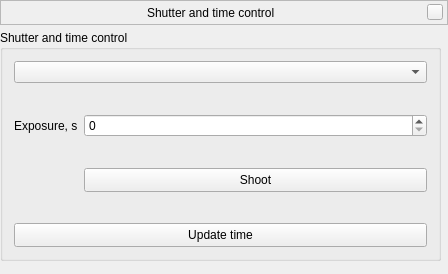
<?xml version="1.0" encoding="UTF-8"?>
<ui version="4.0">
 <class>extraTelescopePluginWindowForm</class>
 <widget class="QWidget" name="extraTelescopePluginWindowForm">
  <property name="geometry">
   <rect>
    <x>0</x>
    <y>0</y>
    <width>448</width>
    <height>274</height>
   </rect>
  </property>
  <property name="windowTitle">
   <string>Dialog</string>
  </property>
  <widget class="BarFrame" name="TitleBar">
   <property name="geometry">
    <rect>
     <x>0</x>
     <y>0</y>
     <width>448</width>
     <height>25</height>
    </rect>
   </property>
   <property name="sizePolicy">
    <sizepolicy hsizetype="Expanding" vsizetype="Minimum">
     <horstretch>0</horstretch>
     <verstretch>0</verstretch>
    </sizepolicy>
   </property>
   <property name="minimumSize">
    <size>
     <width>0</width>
     <height>25</height>
    </size>
   </property>
   <property name="maximumSize">
    <size>
     <width>16777215</width>
     <height>30</height>
    </size>
   </property>
   <property name="focusPolicy">
    <enum>Qt::NoFocus</enum>
   </property>
   <property name="autoFillBackground">
    <bool>false</bool>
   </property>
   <property name="frameShape">
    <enum>QFrame::StyledPanel</enum>
   </property>
   <layout class="QHBoxLayout">
    <property name="spacing">
     <number>6</number>
    </property>
    <property name="leftMargin">
     <number>0</number>
    </property>
    <property name="topMargin">
     <number>0</number>
    </property>
    <property name="rightMargin">
     <number>4</number>
    </property>
    <property name="bottomMargin">
     <number>0</number>
    </property>
    <item>
     <spacer name="leftSpacer">
      <property name="orientation">
       <enum>Qt::Horizontal</enum>
      </property>
      <property name="sizeHint" stdset="0">
       <size>
        <width>40</width>
        <height>20</height>
       </size>
      </property>
     </spacer>
    </item>
    <item>
     <widget class="QLabel" name="stelWindowTitle">
      <property name="text">
       <string>Shutter and time control</string>
      </property>
     </widget>
    </item>
    <item>
     <spacer name="rightSpacer">
      <property name="orientation">
       <enum>Qt::Horizontal</enum>
      </property>
      <property name="sizeHint" stdset="0">
       <size>
        <width>40</width>
        <height>20</height>
       </size>
      </property>
     </spacer>
    </item>
    <item>
     <widget class="QPushButton" name="closeStelWindow">
      <property name="minimumSize">
       <size>
        <width>16</width>
        <height>16</height>
       </size>
      </property>
      <property name="maximumSize">
       <size>
        <width>16</width>
        <height>16</height>
       </size>
      </property>
      <property name="focusPolicy">
       <enum>Qt::NoFocus</enum>
      </property>
      <property name="text">
       <string/>
      </property>
     </widget>
    </item>
   </layout>
  </widget>
  <widget class="QGroupBox" name="groupBoxSlew">
   <property name="geometry">
    <rect>
     <x>0</x>
     <y>30</y>
     <width>441</width>
     <height>231</height>
    </rect>
   </property>
   <property name="sizePolicy">
    <sizepolicy hsizetype="Preferred" vsizetype="Preferred">
     <horstretch>0</horstretch>
     <verstretch>0</verstretch>
    </sizepolicy>
   </property>
   <property name="title">
    <string>Shutter and time control</string>
   </property>
   <layout class="QVBoxLayout" name="verticalLayout_2">
    <item>
     <widget class="QComboBox" name="comboBoxTelescope">
      <property name="sizePolicy">
       <sizepolicy hsizetype="MinimumExpanding" vsizetype="Fixed">
        <horstretch>0</horstretch>
        <verstretch>0</verstretch>
       </sizepolicy>
      </property>
      <property name="insertPolicy">
       <enum>QComboBox::InsertAlphabetically</enum>
      </property>
     </widget>
    </item>
    <item>
     <spacer name="verticalSpacer">
      <property name="orientation">
       <enum>Qt::Vertical</enum>
      </property>
      <property name="sizeHint" stdset="0">
       <size>
        <width>20</width>
        <height>40</height>
       </size>
      </property>
     </spacer>
    </item>
    <item>
     <widget class="QFrame" name="frameCoordinates">
      <property name="sizePolicy">
       <sizepolicy hsizetype="Preferred" vsizetype="Preferred">
        <horstretch>0</horstretch>
        <verstretch>0</verstretch>
       </sizepolicy>
      </property>
      <layout class="QGridLayout" name="gridLayout">
       <property name="leftMargin">
        <number>0</number>
       </property>
       <property name="topMargin">
        <number>0</number>
       </property>
       <property name="rightMargin">
        <number>0</number>
       </property>
       <property name="bottomMargin">
        <number>0</number>
       </property>
       <item row="0" column="0">
        <widget class="QLabel" name="labelRA">
         <property name="sizePolicy">
          <sizepolicy hsizetype="Minimum" vsizetype="Preferred">
           <horstretch>0</horstretch>
           <verstretch>0</verstretch>
          </sizepolicy>
         </property>
         <property name="text">
          <string>Exposure, s</string>
         </property>
         <property name="buddy">
          <cstring>spinBoxExposure</cstring>
         </property>
        </widget>
       </item>
       <item row="0" column="2">
        <widget class="AngleSpinBox" name="spinBoxExposure">
         <property name="sizePolicy">
          <sizepolicy hsizetype="Expanding" vsizetype="Fixed">
           <horstretch>0</horstretch>
           <verstretch>0</verstretch>
          </sizepolicy>
         </property>
         <property name="inputMethodHints">
          <set>Qt::ImhDigitsOnly</set>
         </property>
        </widget>
       </item>
       <item row="2" column="2">
        <widget class="QPushButton" name="pushButtonShoot">
         <property name="minimumSize">
          <size>
           <width>50</width>
           <height>24</height>
          </size>
         </property>
         <property name="text">
          <string>Shoot</string>
         </property>
        </widget>
       </item>
       <item row="1" column="2">
        <spacer name="verticalSpacer_3">
         <property name="orientation">
          <enum>Qt::Vertical</enum>
         </property>
         <property name="sizeHint" stdset="0">
          <size>
           <width>20</width>
           <height>40</height>
          </size>
         </property>
        </spacer>
       </item>
      </layout>
     </widget>
    </item>
    <item>
     <spacer name="verticalSpacer_2">
      <property name="orientation">
       <enum>Qt::Vertical</enum>
      </property>
      <property name="sizeHint" stdset="0">
       <size>
        <width>20</width>
        <height>40</height>
       </size>
      </property>
     </spacer>
    </item>
    <item>
     <widget class="QPushButton" name="pushButtonTime">
      <property name="minimumSize">
       <size>
        <width>50</width>
        <height>24</height>
       </size>
      </property>
      <property name="text">
       <string>Update time</string>
      </property>
     </widget>
    </item>
   </layout>
  </widget>
 </widget>
 <layoutdefault spacing="6" margin="11"/>
 <customwidgets>
  <customwidget>
   <class>BarFrame</class>
   <extends>QFrame</extends>
   <header>Dialog.hpp</header>
   <container>1</container>
  </customwidget>
  <customwidget>
   <class>AngleSpinBox</class>
   <extends>QSpinBox</extends>
   <header location="global">AngleSpinBox.hpp</header>
  </customwidget>
 </customwidgets>
 <resources/>
 <connections/>
</ui>
